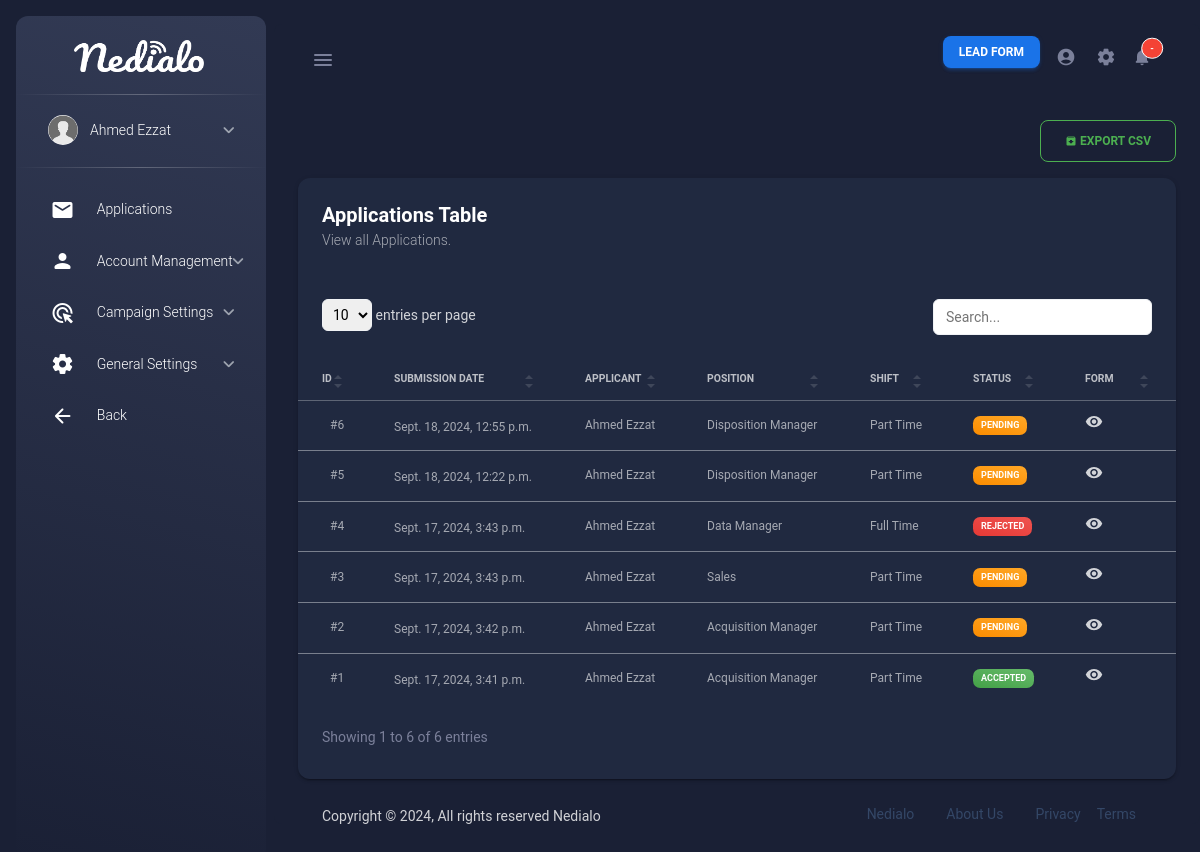
The page /admin (signed in) on the database its author committed.
### core/models.py (models this page shows, shortened)
class ServerSetting(models.Model):
    company_name = models.CharField(max_length=50)
    company_website = models.URLField(null=True,blank=True)
    logo_main = models.ImageField(upload_to="server_settings",null=True,blank=True)
    logo_login = models.ImageField(upload_to="server_settings",null=True,blank=True)
    favicon = models.ImageField(upload_to="server_settings",null=True,blank=True)
    logo_dashboard_width = models.CharField(max_length=10,null=True,blank=True)
    logo_dashboard_height = models.CharField(max_length=10,null=True,blank=True)
    facebook = models.URLField(null=True,blank=True)
    instagram = models.URLField(null=True,blank=True)
    linkedin = models.URLField(null=True,blank=True)
    about_us = models.URLField(null=True,blank=True)
    privacy = models.URLField(null=True, blank=True)
    terms = models.URLField(null=True, blank=True)
    monthly_leadpoints_target= models.PositiveIntegerField(default=0, null=True, blank=True)
    negative_percentage = models.PositiveIntegerField(default=60, null=True, blank=True)
    neutral_percentage = models.PositiveIntegerField(default=80, null=True, blank=True)
    break_paid = models.BooleanField(default=False)
    sales_lookerstudio = models.TextField(blank=True, null=True)
    hide_campaign_leadform = models.BooleanField(default=False)
    hide_client_leadform = models.BooleanField(default=False)
    maintenance = models.BooleanField(default=False)

class Profile(models.Model): #Profile Standard Information
    id = models.AutoField(primary_key=True)
    user = models.OneToOneField(User, on_delete=models.SET_NULL, blank=True, null=True)
    picture = models.ImageField(upload_to=random_name_profile_pic, blank=True, null=True)
    full_name = models.CharField(max_length=50, blank=True, null=True)
    password = models.CharField(max_length=50,blank=True,null=True)
    phone_name = models.CharField(max_length=50, null=True, blank=True)
    team = models.ForeignKey(Team, on_delete=models.SET_NULL,blank=True,null=True)
    hiring_date = models.DateField(blank=True, null=True)
    birth_date = models.DateField(blank=True,null=True)
    role = models.ForeignKey(Role, blank=True, null=True, related_name="profile_role", on_delete=models.SET_NULL)
    login_time = models.TimeField(blank=True, null=True)
    email = models.EmailField(blank=True, null=True)
    status = models.CharField(max_length=20, choices=STATUS_CHOICES, default='active', blank=True, null=True)
    hourly_rate = models.FloatField(null=True, blank=True)
    monthly_salary = models.FloatField(null=True, blank=True)
    salary_type = models.CharField(max_length=20 , choices=SALARY_TYPE, blank=True, null=True)
    phone_number = models.CharField(max_length=50,null=True,blank=True)
    residence = models.CharField(max_length=50, choices=COUNTRIES_CHOICES, null=True, blank=True)
    discord = models.CharField(max_length=100, null=True, blank=True)
    payoneer = models.CharField(max_length=100, null=True, blank=True)
    instapay = models.CharField(max_length=100, null=True, blank=True)
    payment_method = models.CharField(max_length=50,default="payoneer", choices=PAYMENT_CHOICES)
    national_id = models.ImageField(upload_to=random_name_national_id, blank=True, null=True)
    settings_theme = models.CharField(max_length=50,default="dark", choices=THEME_CHOICES)
    maps_theme = models.CharField(max_length=50,default="dark", choices=THEME_CHOICES)
    assigned_credentials = models.ForeignKey(DialerCredentials, on_delete=models.SET_NULL, null=True, blank=True)
    active = models.BooleanField(default=True)

class Application(models.Model):
    submission_date = models.DateTimeField(default=timezone.now)
    referrer = models.ForeignKey(User, on_delete=models.SET_NULL, null=True, blank=True)
    position = models.CharField(max_length=50, choices=APPLICATION_POS_CHOICES, null=True, blank=True)
    full_name = models.CharField(max_length=50, null=True, blank=True)
    email = models.CharField(max_length=50, null=True, blank=True)
    phone = models.CharField(max_length=50, null=True, blank=True)
    education = models.CharField(max_length=50, choices=APPLICATION_EDU_CHOICES,null=True, blank=True)
    experience = models.TextField(null=True, blank=True)
    start_date = models.DateField(null=True, blank=True)
    shift = models.CharField(max_length=50, choices=APPLICATION_SHIFT_CHOICES,null=True, blank=True)
    audio_file = models.FileField(upload_to='applications_audio', blank=True, null=True)
    status = models.CharField(max_length=50, choices=APPLICATION_STATUS_CHOICES, blank=True, null=True,default="pending")
    handled_by = models.ForeignKey(User,on_delete=models.SET_NULL, related_name="handled_by_app",null=True,blank=True)
    active = models.BooleanField(default=True)

### admin/views.py (the view)
# urls.py: path('admin', applications_table),
@permission_required('admin_home')
@login_required
def applications_table(request):
    context = {}
    profile = Profile.objects.get(user=request.user)
    context['profile'] = profile
    context['applications'] = Application.objects.filter(active=True).order_by('-submission_date')
    return render(request,'admin/applications.html',context)

### core/models.py (called while the page is built)
    def __str__(self):
        return str(self.role_name)

### templates/admin/applications.html (shortened to what this page needs)
{% extends 'base-admin.html' %}
{% load custom_filters %}
{% block body %}
<div class="container-fluid py-4">
  <div class="d-sm-flex justify-content-between">
    <div class="d-flex">
      <button class="btn btn-icon btn-outline-success ms-2 export" data-type="csv" type="button">
        <i class="material-icons text-xs position-relative">archive</i>
        Export CSV
      </button>
    </div>
  </div>
  <div class="row">
    <div class="col-12">
      <div class="card">
        <div class="card-header">
          <h5 class="mb-0">Applications Table</h5>
          <p class="text-sm mb-0">
            View all Applications.
          </p>
        </div>
        <div class="table-responsive">
          <table class="table table-flush" id="datatable-search">
            <thead class="thead-light">
              <tr>
                <th>ID</th>
                <th>Submission Date</th>
                <th>Applicant</th>
                <th>Position</th>
                <th>Shift</th>
                <th>Status</th>
                <th>Form</th>
              </tr>
            </thead>
            <tbody>
              {% for app in applications %}
              <tr>
                <td>
                  <div class="d-flex align-items-center">
                    <p class="text-xs font-weight-normal ms-2 mb-0">#{{app.id}}</p>
                  </div>
                </td>
                <td class="font-weight-normal">
                  <span class="my-2 text-xs">{{app.submission_date}}</span>
                </td>
                <td class="text-xs font-weight-normal">
                  {{app.full_name}}
                </td>
                <td class="text-xs font-weight-normal">
                  {{app.get_position_display}}
                </td>
                <td class="text-xs font-weight-normal">
                  {{app.get_shift_display}}
                </td>
                <td class="text-xs font-weight-normal">
                  {% if app.status == "accepted" %}
                  <span class="badge filter bg-gradient-success" data-color="success" >Accepted</span>
                  {% elif app.status == "pending" %}
                  <span class="badge filter bg-gradient-warning" data-color="warning" >Pending</span>
                  {% elif app.status == "rejected" %}
                  <span class="badge filter bg-gradient-danger" data-color="warning" >Rejected</span>
                  {% endif %}
                </td>
                <td class="text-sm">
                  <div class="d-flex align-items-center">
                    <a href="application-form/{{app.id}}"
                    data-tippy-content="Preview Application" data-tippy-placement="top">
                      <i class="material-icons text-secondary position-relative text-lg">visibility</i>
                    </a>
                  </div>
                </td>
              </tr>
              {% endfor %}
            </tbody>
          </table>
        </div>
      </div>
    </div>
  </div>
{% endblock %}

### templates/base-admin.html (shortened to what this page needs)
{% load static%}
<!DOCTYPE html>
<html lang="en">
<head>
    <link rel="stylesheet" href="https://unpkg.com/leaflet@1.9.4/dist/leaflet.css"
/>
    <link rel="stylesheet" href="https://cdnjs.cloudflare.com/ajax/libs/font-awesome/6.0.0-beta3/css/all.min.css">
    <link rel="stylesheet" href="https://cdnjs.cloudflare.com/ajax/libs/flag-icons/5.0.0/css/flag-icons.min.css">
    {% with slashes=request.path|length %}
        {% if slashes > 2 %}
            <link id="pagestyle" href="../static/css/material-dashboard.css?v=3.0.5" rel="stylesheet" />
        {% else %}
            <link id="pagestyle" href="static/css/material-dashboard.css?v=3.0.5" rel="stylesheet" />
            <script src="static/js/plugins/datatables.js"></script>
            <script src="static/js/plugins/choices.min.js"></script>
        {% endif %}
    {% endwith %}
</head>
<body class="g-sidenav-show  bg-gray-200">
  <aside class="sidenav navbar navbar-vertical navbar-expand-xs border-0 border-radius-xl my-3 fixed-start ms-3   bg-gradient-dark" id="sidenav-main">
    <div class="sidenav-header">
      <a class="navbar-brand m-0 d-flex justify-content-center align-items-center" target="_blank">
        <img src="{{settings.logo_main.url}}" style="width: {{settings.logo_dashboard_width}}; height: {{settings.logo_dashboard_height}};" class="navbar-brand-img h-100" alt="main_logo">
      </a>
    </div>
    <hr class="horizontal light mt-0 mb-2">
    <div class="collapse navbar-collapse  w-auto h-auto" id="sidenav-collapse-main">
      <ul class="navbar-nav">
        <li class="nav-item mb-2 mt-0">
          <a data-bs-toggle="collapse" href="#ProfileNav" class="nav-link text-white" aria-controls="ProfileNav" role="button" aria-expanded="false">
            <img src="{% if profile.picture and profile.picture.url %} {{profile.picture.url}} {% else %}../static/img/default-profile.png{% endif %}" class="avatar">
            <span class="nav-link-text ms-2 ps-1">{% if profile %}{{profile.full_name}}{% else %} Guest {% endif %}</span>
          </a>
        </li>
        <hr class="horizontal light mt-0">
        <li class="nav-item">
          <a class="nav-link"  href="/admin">
            <i class="material-icons-round {% if page.brand == 'RTL' %}ms-2{% else %} me-2{% endif %}">email</i>
            <span class="nav-link-text ms-2 ps-1">Applications</span>
          </a>
        </li>
        <li class="nav-item">
          <a data-bs-toggle="collapse" href="#adminusers" class="nav-link text-white " aria-controls="authExamples" role="button" aria-expanded="false">
            <i class="material-icons-round {% if page.brand == 'RTL' %}ms-2{% else %} me-2{% endif %}">person </i>
            <span class="nav-link-text ms-2 ps-1">Account Management</span>
          </a>
        </li>
        <li class="nav-item">
          <a data-bs-toggle="collapse" href="#scoringcategory" class="nav-link text-white " aria-controls="authExamples" role="button" aria-expanded="false">
            <i class="material-icons-round {% if page.brand == 'RTL' %}ms-2{% else %} me-2{% endif %}">ads_click </i>
            <span class="nav-link-text ms-2 ps-1">Campaign Settings</span>
          </a>
        </li>
        <li class="nav-item">
          <a data-bs-toggle="collapse" href="#serversettings" class="nav-link text-white " aria-controls="authExamples" role="button" aria-expanded="false">
            <i class="material-icons-round {% if page.brand == 'RTL' %}ms-2{% else %} me-2{% endif %}">settings </i>
            <span class="nav-link-text ms-2 ps-1">General Settings</span>
          </a>
        </li>
        <li class="nav-item">
          <a class="nav-link"  href="/" target="_parent">
            <i class="material-icons-round {% if page.brand == 'RTL' %}ms-2{% else %} me-2{% endif %}">arrow_back</i>
            <span class="nav-link-text ms-2 ps-1">Back</span>
          </a>
        </li>
    </div>
  </aside>
  <main class="main-content position-relative max-height-vh-100 h-100 border-radius-lg ">
    <nav class="navbar navbar-main navbar-expand-lg position-sticky mt-4 top-1 px-0 mx-4 shadow-none border-radius-xl z-index-sticky" id="navbarBlur" data-scroll="true">
      <div class="container-fluid py-1 px-3">
        <div class="sidenav-toggler sidenav-toggler-inner d-xl-block d-none ">
          <a href="javascript:;" class="nav-link text-body p-0">
            <div class="sidenav-toggler-inner">
              <i class="sidenav-toggler-line"></i>
              <i class="sidenav-toggler-line"></i>
              <i class="sidenav-toggler-line"></i>
            </div>
          </a>
        </div>
        <div class="collapse navbar-collapse mt-sm-0 mt-2 me-md-0 me-sm-4" id="navbar">
            <div class="ms-md-auto pe-md-3 d-flex align-items-center">
                <div class="input-group input-group-outline">
                    <a href="/lead-submission" type="button" class="btn btn-info btn-sm" target="_parent">Lead Form</a>
                </div>
            </div>
          <ul class="navbar-nav  justify-content-end">
            <li class="nav-item">
              <a href="static/pages/authentication/signin/illustration.html" class="nav-link text-body p-0 position-relative" target="_blank">
                <i class="material-icons me-sm-1">
            </i>
              </a>
            </li>
            <li class="nav-item px-3">
              <a href="/settings" class="nav-link text-body p-0" target="_parent">
                <i class="material-icons fixed-plugin-button-nav cursor-pointer">
            </i>
              </a>
            </li>
            <li class="nav-item dropdown pe-2">
              <a href="javascript:;" class="nav-link text-body p-0 position-relative" id="dropdownMenuButton" data-bs-toggle="dropdown" aria-expanded="false">
                <i class="material-icons cursor-pointer">
            </i>
                <span class="position-absolute top-5 start-100 translate-middle badge rounded-pill bg-danger border border-white small py-1 px-2">
                  <span class="small">-</span>
                </span>
              </a>
            </li>
          </ul>
        </div>
      </div>
    </nav>
        {% block body %}
        {% endblock %}
        <footer class="footer py-4  ">
            <div class="container-fluid">
            <div class="row align-items-center justify-content-lg-between">
                <div class="col-lg-6 mb-lg-0 mb-4">
                <div class="copyright text-center text-sm text-grey text-lg-start">
                    Copyright © ,
                    All rights reserved {{settings.company_name}}
                </div>
                </div>
                <div class="col-lg-6">
                <ul class="nav nav-footer justify-content-center justify-content-lg-end">
                    <li class="nav-item">
                    <a href="{{settings.company_website}}" class="nav-link text-grey" target="_blank">Nedialo</a>
                    </li>
                    <li class="nav-item">
                    <a href="" class="nav-link text-grey" target="_blank">About Us</a>
                    </li>
                    <li class="nav-item">
                    <a href="{{setings.privacy}}" class="nav-link pe-0 text-grey" target="_blank">Privacy</a>
                    </li>
                    <li class="nav-item">
                    <a href="{{settings.terms}}" class="nav-link text-grey" target="_blank">Terms</a>
                    </li>
                </ul>
                </div>
            </div>
            </div>
        </footer>
    </div>
  </main>
</body>
</html>

### templates/base-admin.html (style rules this page uses)
body { -ms-overflow-style: scrollbar; }

### rows shown on the page
ServerSetting: logo_main (picture), company_name "Nedialo"
Profile: full_name "Ahmed Ezzat"
Application: id "6", submission_date "Sept. 18, 2024, 12:55 p.m.", full_name "Ahmed Ezzat", position "Disposition Manager", shift "Part Time", status "PENDING"
Application: id "5", submission_date "Sept. 18, 2024, 12:22 p.m.", full_name "Ahmed Ezzat", position "Disposition Manager", shift "Part Time", status "PENDING"
Application: id "4", submission_date "Sept. 17, 2024, 3:43 p.m.", full_name "Ahmed Ezzat", position "Data Manager", shift "Full Time", status "REJECTED"
Application: id "3", submission_date "Sept. 17, 2024, 3:43 p.m.", full_name "Ahmed Ezzat", position "Sales", shift "Part Time", status "PENDING"
Application: id "2", submission_date "Sept. 17, 2024, 3:42 p.m.", full_name "Ahmed Ezzat", position "Acquisition Manager", shift "Part Time", status "PENDING"
Application: id "1", submission_date "Sept. 17, 2024, 3:41 p.m.", full_name "Ahmed Ezzat", position "Acquisition Manager", shift "Part Time", status "ACCEPTED"
